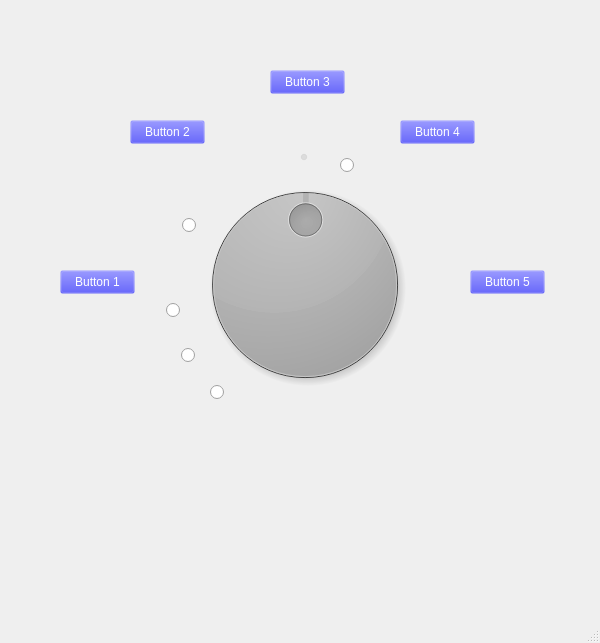
<?xml version="1.0" encoding="UTF-8"?>
<ui version="4.0">
    <class>GUI</class>
    <widget class="QMainWindow" name="GUI">
        <property name="geometry">
            <rect>
                <x>0</x>
                <y>0</y>
                <width>600</width>
                <height>643</height>
            </rect>
        </property>
        <property name="sizePolicy">
            <sizepolicy hsizetype="Preferred" vsizetype="Preferred">
                <horstretch>0</horstretch>
                <verstretch>0</verstretch>
            </sizepolicy>
        </property>
        <property name="windowTitle">
            <string>GUI</string>
        </property>
        <widget class="QWidget" name="centralwidget">
            <property name="enabled">
                <bool>true</bool>
            </property>
            <property name="contextMenuPolicy">
                <enum>Qt::DefaultContextMenu</enum>
            </property>
            <property name="autoFillBackground">
                <bool>false</bool>
            </property>
            <property name="styleSheet">
                <string notr="true">background: url(images/ShuttleXpress_Black.png);
                    background-repeat:no-repeat;
                </string>
            </property>
            <widget class="QDial" name="dial">
                <property name="geometry">
                    <rect>
                        <x>190</x>
                        <y>170</y>
                        <width>230</width>
                        <height>230</height>
                    </rect>
                </property>
                <property name="styleSheet">
                    <string notr="true">background-color: black;</string>
                </property>
                <property name="maximum">
                    <number>255</number>
                </property>
                <property name="sliderPosition">
                    <number>128</number>
                </property>
            </widget>
            <widget class="QRadioButton" name="wheel_pos1">
                <property name="geometry">
                    <rect>
                        <x>340</x>
                        <y>155</y>
                        <width>16</width>
                        <height>20</height>
                    </rect>
                </property>
                <property name="styleSheet">
                    <string notr="true">color: white;</string>
                </property>
                <property name="text">
                    <string/>
                </property>
            </widget>
            <widget class="QRadioButton" name="wheel_neg3">
                <property name="geometry">
                    <rect>
                        <x>182</x>
                        <y>215</y>
                        <width>16</width>
                        <height>20</height>
                    </rect>
                </property>
                <property name="styleSheet">
                    <string notr="true">color: white;</string>
                </property>
                <property name="text">
                    <string/>
                </property>
            </widget>
            <widget class="QRadioButton" name="wheel_pos7">
                <property name="geometry">
                    <rect>
                        <x>384</x>
                        <y>382</y>
                        <width>16</width>
                        <height>20</height>
                    </rect>
                </property>
                <property name="styleSheet">
                    <string notr="true">background: #000000ff;
                        color: white;
                    </string>
                </property>
                <property name="text">
                    <string/>
                </property>
            </widget>
            <widget class="QRadioButton" name="wheel_neg4">
                <property name="geometry">
                    <rect>
                        <x>166</x>
                        <y>257</y>
                        <width>16</width>
                        <height>20</height>
                    </rect>
                </property>
                <property name="styleSheet">
                    <string notr="true">background: #000000ff;
                        color: white;
                    </string>
                </property>
                <property name="text">
                    <string>-</string>
                </property>
            </widget>
            <widget class="QRadioButton" name="wheel_neg6">
                <property name="geometry">
                    <rect>
                        <x>181</x>
                        <y>345</y>
                        <width>16</width>
                        <height>20</height>
                    </rect>
                </property>
                <property name="styleSheet">
                    <string notr="true">color: white;</string>
                </property>
                <property name="text">
                    <string/>
                </property>
            </widget>
            <widget class="QRadioButton" name="wheel_neg5">
                <property name="geometry">
                    <rect>
                        <x>166</x>
                        <y>300</y>
                        <width>16</width>
                        <height>20</height>
                    </rect>
                </property>
                <property name="styleSheet">
                    <string notr="true">color: white;</string>
                </property>
                <property name="text">
                    <string/>
                </property>
            </widget>
            <widget class="QRadioButton" name="wheel_neg1">
                <property name="geometry">
                    <rect>
                        <x>251</x>
                        <y>155</y>
                        <width>16</width>
                        <height>20</height>
                    </rect>
                </property>
                <property name="styleSheet">
                    <string notr="true">background: #000000ff;
                        color: white;
                    </string>
                </property>
                <property name="text">
                    <string/>
                </property>
            </widget>
            <widget class="QRadioButton" name="wheel_pos2">
                <property name="geometry">
                    <rect>
                        <x>380</x>
                        <y>178</y>
                        <width>16</width>
                        <height>20</height>
                    </rect>
                </property>
                <property name="styleSheet">
                    <string notr="true">background: #000000ff;
                        color: white;
                    </string>
                </property>
                <property name="text">
                    <string/>
                </property>
            </widget>
            <widget class="QRadioButton" name="wheel_pos6">
                <property name="geometry">
                    <rect>
                        <x>413</x>
                        <y>345</y>
                        <width>16</width>
                        <height>20</height>
                    </rect>
                </property>
                <property name="styleSheet">
                    <string notr="true">background: #000000ff;
                        color: white;
                    </string>
                </property>
                <property name="text">
                    <string/>
                </property>
            </widget>
            <widget class="QPushButton" name="button_1">
                <property name="geometry">
                    <rect>
                        <x>60</x>
                        <y>270</y>
                        <width>75</width>
                        <height>24</height>
                    </rect>
                </property>
                <property name="styleSheet">
                    <string notr="true">background: #000000ff;
                        color: white;
                    </string>
                </property>
                <property name="text">
                    <string>Button 1</string>
                </property>
            </widget>
            <widget class="QRadioButton" name="wheel_pos4">
                <property name="geometry">
                    <rect>
                        <x>428</x>
                        <y>257</y>
                        <width>16</width>
                        <height>20</height>
                    </rect>
                </property>
                <property name="styleSheet">
                    <string notr="true">background: #000000ff;
                        color: white;
                    </string>
                </property>
                <property name="text">
                    <string/>
                </property>
            </widget>
            <widget class="QRadioButton" name="wheel_pos5">
                <property name="geometry">
                    <rect>
                        <x>427</x>
                        <y>300</y>
                        <width>16</width>
                        <height>20</height>
                    </rect>
                </property>
                <property name="styleSheet">
                    <string notr="true">background: #000000ff;
                        color: white;
                    </string>
                </property>
                <property name="text">
                    <string/>
                </property>
            </widget>
            <widget class="QRadioButton" name="wheel_neg2">
                <property name="geometry">
                    <rect>
                        <x>210</x>
                        <y>178</y>
                        <width>16</width>
                        <height>20</height>
                    </rect>
                </property>
                <property name="styleSheet">
                    <string notr="true">background: #000000ff;
                        color: white;
                    </string>
                </property>
                <property name="text">
                    <string/>
                </property>
            </widget>
            <widget class="QRadioButton" name="wheel_cent0">
                <property name="geometry">
                    <rect>
                        <x>297</x>
                        <y>147</y>
                        <width>16</width>
                        <height>20</height>
                    </rect>
                </property>
                <property name="styleSheet">
                    <string notr="true">background: #000000ff;
                        color: white;
                    </string>
                </property>
                <property name="text">
                    <string/>
                </property>
                <property name="checked">
                    <bool>true</bool>
                </property>
            </widget>
            <widget class="QRadioButton" name="wheel_pos3">
                <property name="geometry">
                    <rect>
                        <x>413</x>
                        <y>215</y>
                        <width>16</width>
                        <height>20</height>
                    </rect>
                </property>
                <property name="styleSheet">
                    <string notr="true">background: #000000ff;
                        color: white;
                    </string>
                </property>
                <property name="text">
                    <string/>
                </property>
            </widget>
            <widget class="QRadioButton" name="wheel_neg7">
                <property name="geometry">
                    <rect>
                        <x>210</x>
                        <y>382</y>
                        <width>16</width>
                        <height>20</height>
                    </rect>
                </property>
                <property name="styleSheet">
                    <string notr="true">color: white;</string>
                </property>
                <property name="text">
                    <string/>
                </property>
            </widget>
            <widget class="QPushButton" name="button_2">
                <property name="geometry">
                    <rect>
                        <x>130</x>
                        <y>120</y>
                        <width>75</width>
                        <height>24</height>
                    </rect>
                </property>
                <property name="styleSheet">
                    <string notr="true">background: #000000ff;
                        color: white;
                    </string>
                </property>
                <property name="text">
                    <string>Button 2</string>
                </property>
            </widget>
            <widget class="QPushButton" name="button_4">
                <property name="geometry">
                    <rect>
                        <x>400</x>
                        <y>120</y>
                        <width>75</width>
                        <height>24</height>
                    </rect>
                </property>
                <property name="styleSheet">
                    <string notr="true">background: #000000ff;
                        color: white;
                    </string>
                </property>
                <property name="text">
                    <string>Button 4</string>
                </property>
            </widget>
            <widget class="QPushButton" name="button_5">
                <property name="geometry">
                    <rect>
                        <x>470</x>
                        <y>270</y>
                        <width>75</width>
                        <height>24</height>
                    </rect>
                </property>
                <property name="styleSheet">
                    <string notr="true">background: #000000ff;
                        color: white;
                    </string>
                </property>
                <property name="text">
                    <string>Button 5</string>
                </property>
            </widget>
            <widget class="QPushButton" name="button_3">
                <property name="geometry">
                    <rect>
                        <x>270</x>
                        <y>70</y>
                        <width>75</width>
                        <height>24</height>
                    </rect>
                </property>
                <property name="styleSheet">
                    <string notr="true">background: #000000ff;
                        color: white;
                    </string>
                </property>
                <property name="text">
                    <string>Button 3</string>
                </property>
            </widget>
        </widget>
        <widget class="QStatusBar" name="statusbar"/>
        <widget class="QMenuBar" name="menubar">
            <property name="geometry">
                <rect>
                    <x>0</x>
                    <y>0</y>
                    <width>600</width>
                    <height>22</height>
                </rect>
            </property>
        </widget>
    </widget>
    <tabstops>
        <tabstop>button_1</tabstop>
        <tabstop>button_2</tabstop>
        <tabstop>button_3</tabstop>
        <tabstop>button_4</tabstop>
        <tabstop>button_5</tabstop>
        <tabstop>wheel_neg7</tabstop>
        <tabstop>wheel_neg6</tabstop>
        <tabstop>wheel_neg5</tabstop>
        <tabstop>wheel_neg4</tabstop>
        <tabstop>wheel_neg3</tabstop>
        <tabstop>wheel_neg2</tabstop>
        <tabstop>wheel_neg1</tabstop>
        <tabstop>wheel_cent0</tabstop>
        <tabstop>wheel_pos1</tabstop>
        <tabstop>wheel_pos2</tabstop>
        <tabstop>wheel_pos3</tabstop>
        <tabstop>wheel_pos4</tabstop>
        <tabstop>wheel_pos5</tabstop>
        <tabstop>wheel_pos6</tabstop>
        <tabstop>wheel_pos7</tabstop>
        <tabstop>dial</tabstop>
    </tabstops>
    <resources/>
    <connections/>
</ui>
